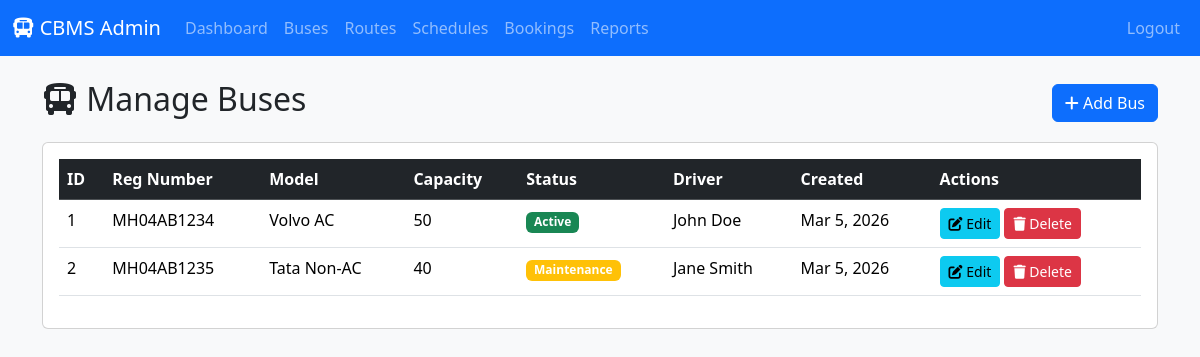
The app's page /manage_buses.php (signed in) with its own data.
### tables this page shows
CREATE TABLE buses (
    id INT AUTO_INCREMENT PRIMARY KEY,
    reg_number VARCHAR(20) UNIQUE NOT NULL,
    model VARCHAR(50) NOT NULL,
    capacity INT NOT NULL DEFAULT 50,
    status ENUM('active', 'maintenance', 'inactive') DEFAULT 'active',
    driver_name VARCHAR(100),
    created_at TIMESTAMP DEFAULT CURRENT_TIMESTAMP
);

### manage_buses.php (the view, shortened to what this page needs)
<?php
$conn = getDB();
$buses = $conn->query("SELECT * FROM buses ORDER BY created_at DESC");
?>
<?php include 'header.php'; ?>
<div class="d-flex justify-content-between align-items-center mb-3">
    <h2><i class="fas fa-bus"></i> Manage Buses</h2>
    <button class="btn btn-primary" data-bs-toggle="modal" data-bs-target="#busModal"><i class="fas fa-plus"></i> Add Bus</button>
</div>
<div class="card">
    <div class="card-body">
        <table class="table table-hover">
            <thead class="table-dark">
                <tr>
                    <th>ID</th>
                    <th>Reg Number</th>
                    <th>Model</th>
                    <th>Capacity</th>
                    <th>Status</th>
                    <th>Driver</th>
                    <th>Created</th>
                    <th>Actions</th>
                </tr>
            </thead>
            <tbody>
                <?php while ($row = $buses->fetch_assoc()): ?>
                <tr>
                    <td><?php echo $row['id']; ?></td>
                    <td><?php echo htmlspecialchars($row['reg_number']); ?></td>
                    <td><?php echo htmlspecialchars($row['model']); ?></td>
                    <td><?php echo $row['capacity']; ?></td>
                    <td>
                        <span class="badge bg-<?php echo $row['status'] === 'active' ? 'success' : ($row['status'] === 'maintenance' ? 'warning' : 'secondary'); ?>">
                            <?php echo ucfirst($row['status']); ?>
                        </span>
                    </td>
                    <td><?php echo htmlspecialchars($row['driver_name'] ?? 'N/A'); ?></td>
                    <td><?php echo date('M j, Y', strtotime($row['created_at'])); ?></td>
                    <td>
                        <button class="btn btn-sm btn-info edit-btn" data-id="<?php echo $row['id']; ?>" data-bs-toggle="modal" data-bs-target="#busModal">
                            <i class="fas fa-edit"></i> Edit
                        </button>
                        <button class="btn btn-sm btn-danger delete-btn" data-id="<?php echo $row['id']; ?>">
                            <i class="fas fa-trash"></i> Delete
                        </button>
                    </td>
                </tr>
                <?php endwhile; ?>
            </tbody>
        </table>
    </div>
</div>
</body>
</html>

### header.php (shortened to what this page needs)
<!DOCTYPE html>
<html lang="en">
<head>
    <link href="https://cdn.jsdelivr.net/npm/bootstrap@5.3.3/dist/css/bootstrap.min.css" rel="stylesheet">
    <link href="https://cdnjs.cloudflare.com/ajax/libs/font-awesome/6.5.1/css/all.min.css" rel="stylesheet">
</head>
<body>
    <?php if (basename($_SERVER['PHP_SELF']) !== 'login.php'): ?>
    <nav class="navbar navbar-expand-lg navbar-dark bg-primary">
    <div class="container-fluid">
        <?php if (isset($_SESSION['admin_logged_in'])): ?>
            <a class="navbar-brand" href="index.php"><i class="fas fa-bus"></i> CBMS Admin</a>
            <ul class="navbar-nav me-auto">
                <li class="nav-item"><a class="nav-link" href="index.php">Dashboard</a></li>
                <li class="nav-item"><a class="nav-link" href="manage_buses.php">Buses</a></li>
                <li class="nav-item"><a class="nav-link" href="manage_routes.php">Routes</a></li>
                <li class="nav-item"><a class="nav-link" href="manage_schedules.php">Schedules</a></li>
                <li class="nav-item"><a class="nav-link" href="manage_bookings.php">Bookings</a></li>
                <li class="nav-item"><a class="nav-link" href="reports.php">Reports</a></li>
            </ul>
            <ul class="navbar-nav">
                <li class="nav-item"><a class="nav-link" href="logout.php">Logout</a></li>
            </ul>
        <?php endif; ?>
    </div>
</nav>
    <?php endif; ?>
    <div class="container mt-4 mb-4">

### header.php (style rules this page uses)
body { background-color: #f8f9fa; }
.navbar-brand i { color: #fff; }

### records on screen
buses: id "1", reg_number "MH04AB1234", model "Volvo AC", capacity "50", status "Active", driver_name "John Doe", created_at "Mar 5, 2026"
buses: id "2", reg_number "MH04AB1235", model "Tata Non-AC", capacity "40", status "Maintenance", driver_name "Jane Smith", created_at "Mar 5, 2026"
